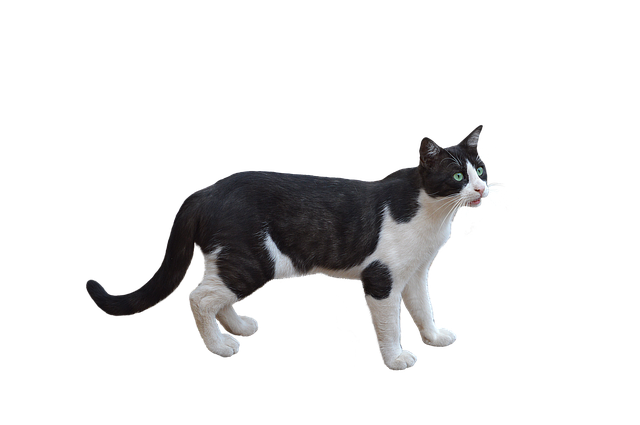
#> input picture quokka/images/examples/cat-640x425.png, 640 x 425 px
$ python convert_image.py examples/cat-640x425.png
#> lines starting #> are read from the running program, lines starting #| are printed output that depends on the picture; after the words box and inside, x2 and y2 are one past the last pixel; in counts of white or black regions, pixels touching at a corner belong together
# Written by Stephen Davies
# Converts a .png to a format read by load_image for the Quokka board

from PIL import Image
import zlib
import sys

def convert_image(filename, width=None, height=None):
#> called with filename = 'examples/cat-640x425.png'
  image = Image.open(filename)
#> image is the input picture: PIL image 640x425 RGBA; mean R, G, B, A 14.5, 14.2, 14.5, 38.2
  if width and height:
    image = image.resize((width, height))
  # Convert resized image to black and white
  im_bw = image.convert('1')
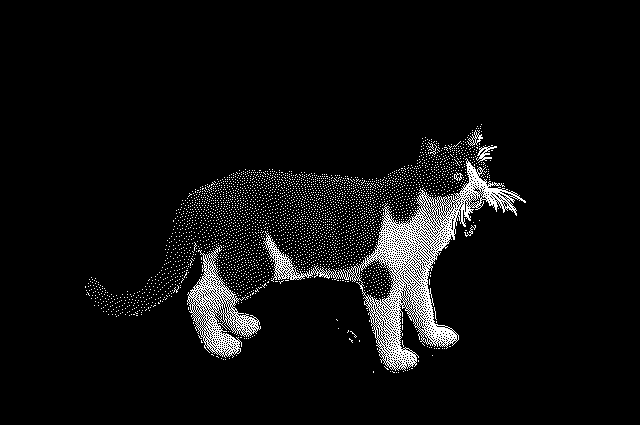
#> im_bw: PIL image 640x425 1; 5.6% white in thin lines or dots, all inside (x1, y1, x2, y2) = (85, 124, 526, 373)
  image_buf = im_bw.tobytes()
  compressed_im = zlib.compress(image_buf)
  # Note filename .qimz meaning zlib compressed quokka image
  out_filename = '{}.qimz'.format('.'.join(filename.split('.')[0:-1]))
  with open(out_filename, 'wb') as output_file:
#> (the run stopped early here; a loop or call above may not have finished)
